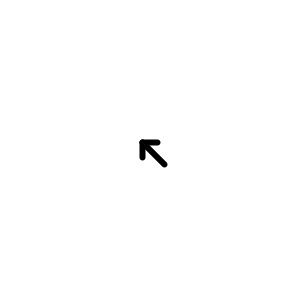
Frame 1 (no input)
Frame 60 (the mouse pressed at the canvas centre just before this capture): identical to frame 1, image omitted
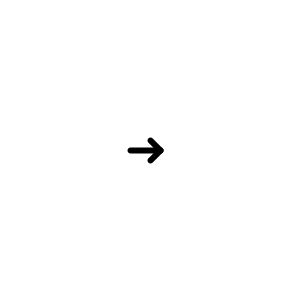
Frame 120 (the mouse held since frame 60 and released just before this capture)

The Processing sketch that drew these frames (run headless with seeded random() and noise(); from frame 60 on, the mouse is pressed at the canvas centre):

// Processing sketch: msr_day4_arrows1
// ── msr_day4_arrows1.pde

void setup() {
  size(300, 300);
  background(255);
  strokeWeight(6);
}
void draw() {
  background(255);
  drawArrowAtCoords(width/2,height/2);
}

void drawArrowAtCoords(float xPos, float yPos) {
  pushMatrix();
  translate(xPos, yPos);
  
  // Calculate the angle to the mouse
  // by using the arctangent of the ratio
  // of the length of the sides.
  float a = atan2(mouseY - yPos, mouseX - xPos);

  rotate(a);
  line(-20, 0, 10, 0);
  line(10, 0, 0, 10);
  line(10, 0, 0, -10);
  popMatrix();
}
